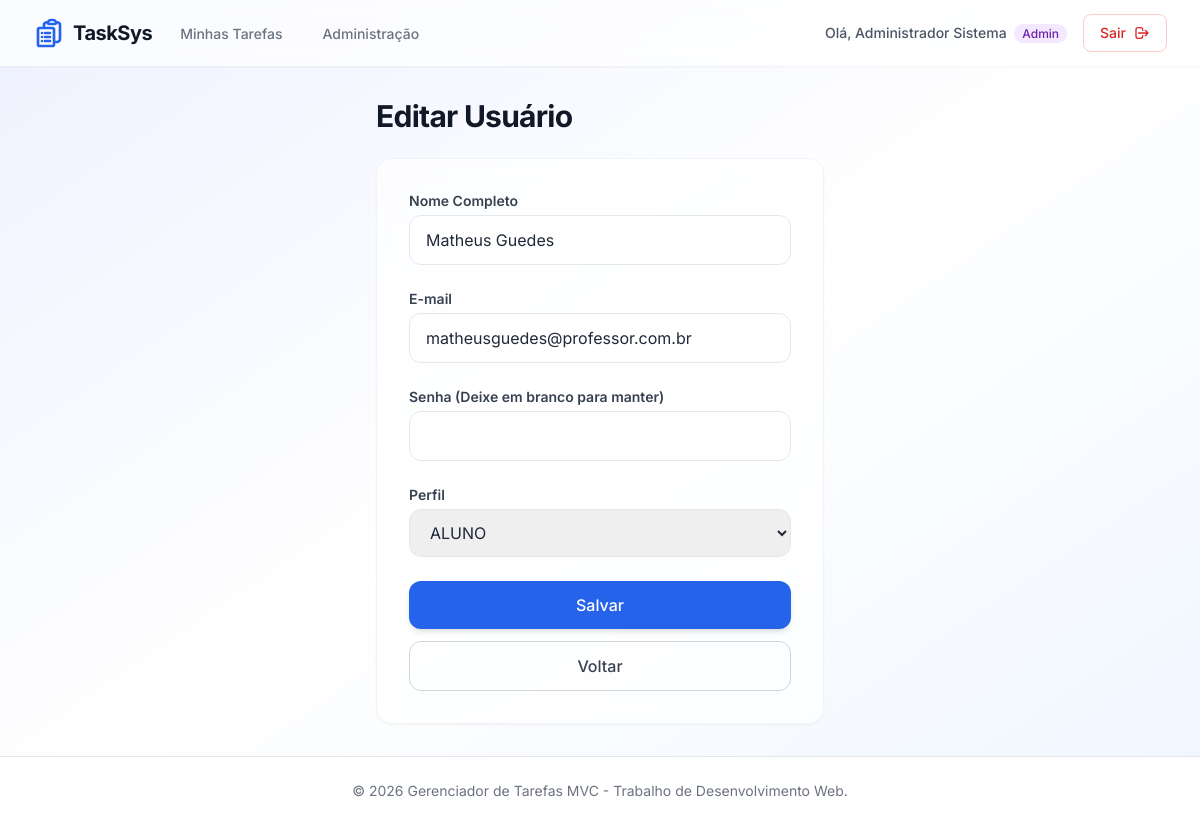
Page /index.php?c=admin&a=usuario_form&id=1 (signed in) on the committed database.
### tables this page shows
CREATE TABLE usuario (
            id INTEGER PRIMARY KEY AUTOINCREMENT,
            nome TEXT NOT NULL,
            email TEXT NOT NULL UNIQUE,
            senha TEXT NOT NULL
        , perfil TEXT NOT NULL DEFAULT 'ALUNO');

### app/controllers/Controller.php (called while the page is built, shortened)
<?php
class Controller {
    protected function render($view, $data = []) {
        extract($data);
        require_once __DIR__ . '/../views/' . $view . '.php';
        require_once __DIR__ . '/../views/layouts/main.php';
    }
}

### app/controllers/AdminController.php (called while the page is built, shortened)
<?php
class AdminController extends Controller {
    public function usuario_form() {
        $id = $_GET['id'] ?? null;
        $usuario = null;
        $erro = '';
        if ($id) {
            $usuario = Usuario::buscarPorId($id);
        }
        $this->render('admin/usuarios/form', ['usuario' => $usuario, 'erro' => $erro]);
    }
}

### app/models/Usuario.php (called while the page is built, shortened)
<?php
class Usuario {
    public static function buscarPorId($id) {
        $db = Database::getConnection();
        $stmt = $db->prepare("SELECT id, nome, email, perfil FROM usuario WHERE id = :id");
        $stmt->execute([':id' => $id]);
        return $stmt->fetch();
    }
}

### app/views/admin/usuarios/form.php (the view, shortened to what this page needs)
<div class="max-w-md mx-auto">
    <div class="mb-6 flex items-center justify-between">
        <h1 class="text-3xl font-bold text-gray-900 tracking-tight"><?= $usuario ? 'Editar Usuário' : 'Novo Usuário' ?></h1>
    </div>
    <div class="glass p-8 rounded-2xl shadow-sm border border-gray-100">
        <form action="index.php?c=admin&a=usuario_form<?= $usuario ? '&id=' . $usuario['id'] : '' ?>" method="POST" class="space-y-6">
            <div>
                <label for="nome" class="block text-sm font-semibold text-gray-700 mb-1">Nome Completo</label>
                <input type="text" name="nome" id="nome" required
                       value="<?= htmlspecialchars($usuario['nome'] ?? '') ?>"
                       class="w-full px-4 py-3 rounded-xl border border-gray-200 focus:border-blue-500 focus:ring-4 focus:ring-blue-50 transition-all outline-none">
            </div>
            <div>
                <label for="email" class="block text-sm font-semibold text-gray-700 mb-1">E-mail</label>
                <input type="email" name="email" id="email" required
                       value="<?= htmlspecialchars($usuario['email'] ?? '') ?>"
                       class="w-full px-4 py-3 rounded-xl border border-gray-200 focus:border-blue-500 focus:ring-4 focus:ring-blue-50 transition-all outline-none">
            </div>
            <div>
                <label for="senha" class="block text-sm font-semibold text-gray-700 mb-1">Senha <?= $usuario ? '(Deixe em branco para manter)' : '' ?></label>
                <input type="password" name="senha" id="senha" <?= $usuario ? '' : 'required' ?>
                       class="w-full px-4 py-3 rounded-xl border border-gray-200 focus:border-blue-500 focus:ring-4 focus:ring-blue-50 transition-all outline-none">
            </div>
            <div>
                <label for="perfil" class="block text-sm font-semibold text-gray-700 mb-1">Perfil</label>
                <select name="perfil" id="perfil" required class="w-full px-4 py-3 rounded-xl border border-gray-200 focus:border-blue-500 focus:ring-4 focus:ring-blue-50 transition-all outline-none">
                    <option value="ALUNO" <?= ($usuario['perfil'] ?? '') == 'ALUNO' ? 'selected' : '' ?>>ALUNO</option>
                </select>
            </div>
            <div class="flex flex-col gap-3">
                <button type="submit" class="w-full px-6 py-3 bg-blue-600 hover:bg-blue-700 shadow-md text-white rounded-xl font-medium transition-transform transform hover:-translate-y-0.5">Salvar</button>
                <a href="index.php?c=admin&a=usuarios" class="w-full text-center px-6 py-3 border border-gray-300 rounded-xl text-gray-700 hover:bg-gray-50 font-medium transition-colors">Voltar</a>
            </div>
        </form>
    </div>
</div>

### app/views/layouts/main.php (style rules this page uses)
body { font-family: 'Inter', sans-serif; }
.glass { background: rgba(255, 255, 255, 0.7); backdrop-filter: blur(10px); -webkit-backdrop-filter: blur(10px); border: 1px solid rgba(255, 255, 255, 0.3); }

### rows in the picture
usuario: nome "Matheus Guedes", email "matheusguedes@professor.com.br", perfil "ALUNO"

### other values in the picture
$userName "Administrador Sistema"
